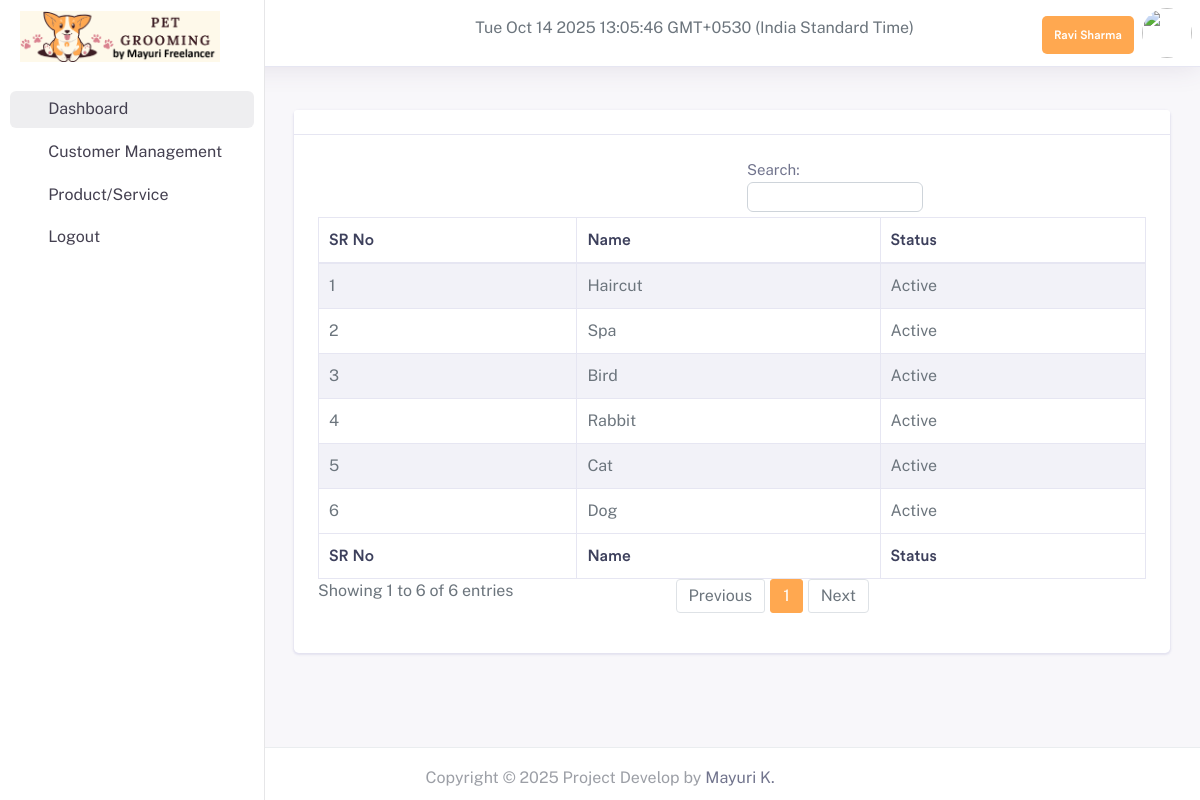
The page /pet_grooming/admin/category.php (signed in) on the database its author committed.
### tables this page shows
CREATE TABLE `tbl_manage_website` (
  `id` int(11) NOT NULL,
  `title` varchar(600) NOT NULL,
  `short_title` varchar(600) NOT NULL,
  `logo` text NOT NULL,
  `footer` text NOT NULL,
  `currency_code` varchar(600) NOT NULL,
  `currency_symbol` varchar(255) DEFAULT NULL,
  `login_logo` text NOT NULL,
  `invoice_logo` text NOT NULL,
  `background_login_image` text NOT NULL,
  `status` int(11) NOT NULL,
  `deduct` tinyint(4) NOT NULL,
  `instance` varchar(400) NOT NULL,
  `access` varchar(400) NOT NULL,
  `term` longtext NOT NULL,
  `sign` varchar(200) NOT NULL,
  `bank` varchar(600) NOT NULL,
  `acc_no` varchar(600) NOT NULL,
  `ifsc` varchar(600) NOT NULL,
  `branch` varchar(600) NOT NULL,
  `badd` varchar(600) NOT NULL,
  `favicon` varchar(500) NOT NULL,
  `qr` varchar(600) NOT NULL
);

CREATE TABLE `tbl_product_grp` (
  `id` int(11) NOT NULL,
  `user_id` varchar(11) NOT NULL,
  `name` varchar(150) NOT NULL,
  `for` tinyint(4) NOT NULL,
  `status` varchar(100) NOT NULL,
  `delete_status` int(11) NOT NULL,
  `created_date_time` timestamp NOT NULL DEFAULT current_timestamp() ON UPDATE current_timestamp()
);

### pet_grooming/admin/category.php (the view, shortened to what this page needs)
<?php include('include/head.php'); ?>
<?php include('include/header.php'); ?>
<?php include('include/sidebar.php'); ?>
<div class="dashboard-wrapper">
    <div class="container-fluid  dashboard-content">
        <div class="row">
            <div class="col-xl-12 col-lg-12 col-md-12 col-sm-12 col-12">
                <div class="card">
                    <div class="card-header">
                    </div>
                    <div class="card-body">
                        <div class="table-responsive">
                            <table id="example" class="table table-striped table-bordered second" style="width:100%">
                                <thead>
                                    <tr>
                                        <th>SR No</th>
                                        <th>Name</th>
                                        <th>Status</th>
                                    </tr>
                                </thead>
                                <tbody>
                                    <?php
                                    $sql = "SELECT * FROM tbl_product_grp where delete_status='0' order by id desc";
                                    $statement = $conn->prepare($sql);
                                    $statement->execute();
                                    while ($row = $statement->fetch(PDO::FETCH_ASSOC)) {
                                        extract($row);
                                        $no += 1;
                                    ?>
                                        <tr>
                                            <td><?= $no; ?></td>
                                            <td><?= $name; ?></td>
                                            <td><?= $status; ?></td>
                                        </tr>
                                    <?php } ?>
                                </tbody>
                                <tfoot>
                                    <tr>
                                        <th>SR No</th>
                                        <th>Name</th>
                                        <th>Status</th>
                                    </tr>
                                </tfoot>
                            </table>
                        </div>
                    </div>
                </div>
            </div>
        </div>
    </div>
    <?php include('include/footer.php'); ?>
</div>
</div>
</body>
</html>

### pet_grooming/admin/include/head.php (shortened to what this page needs)
<!doctype html>
<html lang="en">
<head>
    <link rel="stylesheet" href="assets/vendor/bootstrap/css/bootstrap.min.css">
    <link href="assets/vendor/fonts/circular-std/style.css" rel="stylesheet">
    <link rel="stylesheet" href="assets/libs/css/style.css">
    <link rel="stylesheet" href="assets/vendor/fonts/fontawesome/css/fontawesome-all.css">
    <link rel="stylesheet" href="assets/vendor/charts/chartist-bundle/chartist.css">
    <link rel="stylesheet" href="assets/vendor/charts/morris-bundle/morris.css">
    <link rel="stylesheet" href="assets/vendor/fonts/material-design-iconic-font/css/materialdesignicons.min.css">
    <link rel="stylesheet" href="assets/vendor/charts/c3charts/c3.css">
    <link rel="stylesheet" href="assets/vendor/fonts/flag-icon-css/flag-icon.min.css">
    <link href="https://cdn.jsdelivr.net/npm/select2@4.0.13/dist/css/select2.min.css" rel="stylesheet" />
<link rel="stylesheet" href="assets/libs/css/icons.css">
<link rel="stylesheet" href="assets/font/tabler-icons.css"/>
</head>

### pet_grooming/admin/include/header.php (shortened to what this page needs)
<?php
require_once('../assets/constants/fetch-my-info.php');
?>
<?php
$stmt = $conn->prepare("SELECT * FROM tbl_admin WHERE id='".$_SESSION['id']."'");
$stmt->execute();
$result = $stmt->fetch(PDO::FETCH_ASSOC);
 $sql = "SELECT * FROM tbl_manage_website where status='0'";
  $statement = $conn->prepare($sql);
                                                 $statement->execute();
                                              $row = $statement->fetch(PDO::FETCH_ASSOC);
                                                                    extract($row);
                                                                    ?>
<body>
    <div class="dashboard-main-wrapper">
        <div class="dashboard-header">
            <nav class="navbar navbar-expand-lg bg-white fixed-top">
                <div class="collapse navbar-collapse " id="navbarSupportedContent">
                    <ul class="navbar-nav ml-auto navbar-right-top">
                                                      <li class="mt-3 text-start" style="margin-right:120px;text-color:black;">
                              <?php
echo date('D M d Y H:i:s') . ' GMT+0530 (India Standard Time)';
?>
                               </li>
                         <li class="pt-3">
                             <div class="nav-user-info title3 info-user">
                                    <h6 class="mb-0 text-white nav-user-name"><?=$result['fname'];?><?=$result['lname'];?> </h6>
                                </div>
                         </li>
                         <li class="nav-item dropdown nav-user">
                            <a class="nav-link nav-user-img" href="profile.php" id="navbarDropdownMenuLink2" data-toggle="dropdown" aria-haspopup="true" aria-expanded="false"><img src="../assets/uploadImage/Profile/<?=$result['image']?>" alt="" class="user-avatar-md rounded-circle"></a>
                        </li>
   </ul>
                </div>
            </nav>
        </div>

### pet_grooming/admin/include/sidebar.php (shortened to what this page needs)
<?php
   require_once('../assets/constants/fetch-my-info.php');
                  $stmt = $conn->prepare("SELECT * FROM tbl_admin WHERE id='".$_SESSION['id']."'");
                   $stmt->execute();
                   $admin = $stmt->fetch(PDO::FETCH_ASSOC);
                   $userroles=$_SESSION['userroles'];
                   ?>
<div class="nav-left-sidebar sidebar-light">
   <div class="menu-list">
        <a class="navbar-brand" href="index.php">
                                <img class="img-fluid" src="../assets/uploadImage/Logo/<?php echo $login_logo; ?>" style="width:200px;height:auto;" alt="Theme-Logo" />
                            </a>
      <nav class="navbar navbar-expand-lg navbar-light">
         <div class="collapse navbar-collapse" id="navbarNav">
            <ul class="navbar-nav flex-column">
               <li class="nav-item mt-1">
                  <a class="nav-link active" href="index.php"><i class="ti ti-smart-home me-2"></i>Dashboard </a>
               </li>
                 <?php if (in_array('Customer Management',$userroles) || ($admin['role_id']==0))
                  { ?>
               <li class="nav-item ">
                  <a class="nav-link  " href="view_customer.php"><i class="ti ti-user-plus me-2"></i>Customer Management</a>
               </li>
<?php  } ?>
                <?php if (in_array('Product/Service Management',$userroles) || ($admin['role_id']==0))
                  { ?>
               <li class="nav-item ">
                  <a class="nav-link " href="productdisplay.php"><i class="ti ti-list-details me-2"></i>Product/Service</a>
               </li>
               <?php  } ?>
               <li class="nav-item ">
                  <a class="nav-link " href="../logout.php"><i class="ti ti-logout me-2"></i>Logout</a>
               </li>
            </ul>
         </div>
      </nav>
   </div>
</div>

### pet_grooming/admin/include/footer.php (shortened to what this page needs)
<link rel="stylesheet" href="https://cdnjs.cloudflare.com/ajax/libs/animate.css/4.1.1/animate.min.css" />
<div class="footer">
    <div class="container-fluid">
        <div class="row">
            <div class="col-xl-12 col-lg-12 col-md-12 col-sm-12 col-12 text-center">
            </div>
        </div>
    </div>
</div>

### pet_grooming/admin/include/footer.php (style rules this page uses)
html { overflow-x: hidden !important; }
.footer { position: fixed; left: 0; bottom: 0; width: 100%; text-align: center; }

### rows shown on the page
tbl_manage_website: login_logo (picture)
tbl_product_grp: name "Haircut", status "Active"
tbl_product_grp: name "Spa", status "Active"
tbl_product_grp: name "Bird", status "Active"
tbl_product_grp: name "Rabbit", status "Active"
tbl_product_grp: name "Cat", status "Active"
tbl_product_grp: name "Dog", status "Active"

### other values the page prints
$result['fname'] "Ravi"
$result['lname'] "Sharma"
